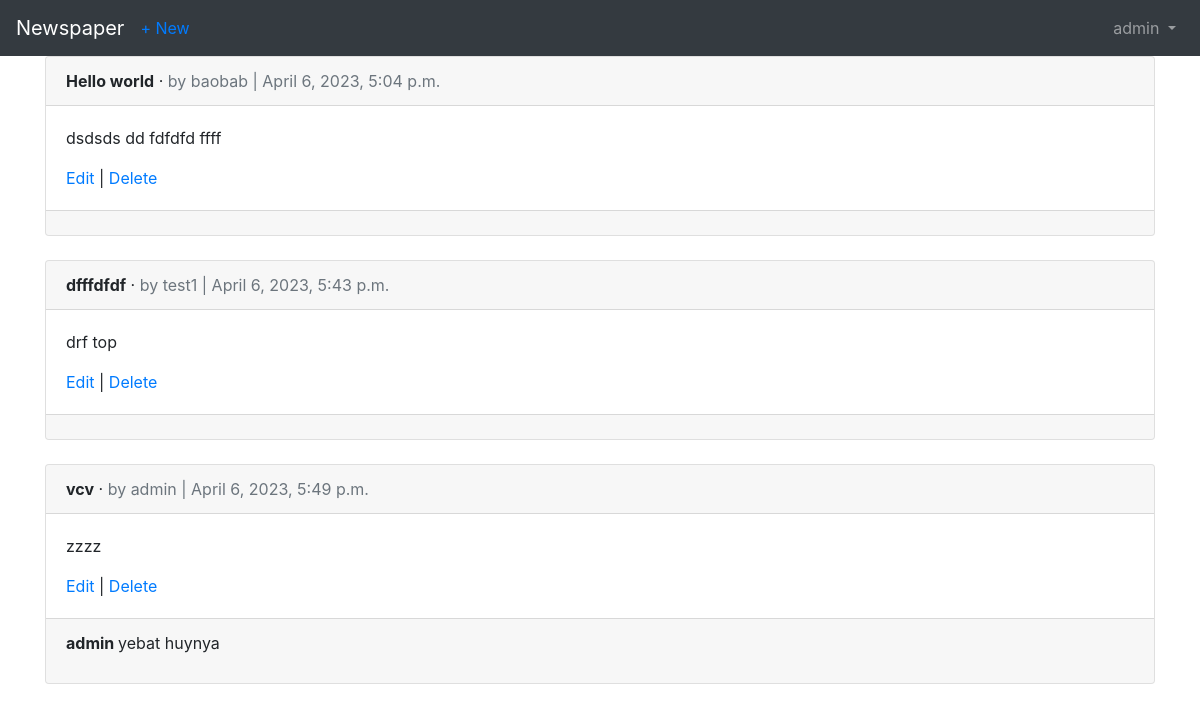
/articles/ (signed in), run on the app's committed database.
### accounts/models.py (models this page shows)
class CustomUser(AbstractUser):
	age = models.PositiveIntegerField(null=True, blank=True)

### articles/models.py (models this page shows, shortened)
class Article(models.Model):
	title = models.CharField(max_length=255)
	body = models.TextField()
	date = models.DateTimeField(auto_now_add=True)
	author = models.ForeignKey(
		get_user_model(),
		on_delete=models.CASCADE,
	)

class Comment(models.Model):
	article = models.ForeignKey(
		Article,
		on_delete=models.CASCADE,
		related_name='comments',
	)
	comment = models.CharField(max_length=140)
	author = models.ForeignKey(
		get_user_model(),
		on_delete=models.CASCADE,
	)
	def __str__(self):
		return self.comment

### articles/views.py (the view)
# urls.py: path('', ArticleListView.as_view(), name='article_list'),
class ArticleListView(LoginRequiredMixin, ListView):
	model = Article
	template_name = 'articles/article_list.html'

### templates/articles/article_list.html (shortened to what this page needs)
{% extends 'base.html' %}
{% block content %}
	{% for article in object_list %}
		<div class="card">
			<div class="card-header">
				<span class="font-weight-bold">{{ article.title }}</span> &middot;
				<span class="text-muted">by {{ article.author }} |
				{{ article.date }}</span>
				</div>
				<div class="card-body">
					<p>{{ article.body }}</p>
					<a href="{% url 'article_edit' article.pk %}">Edit</a> |
					<a href="{% url 'article_delete' article.pk %}">Delete</a>
				</div>
				<div class="card-footer">
				{% for comment in article.comments.all %}
					<p>
						<span class="font-weight-bold">
						{{ comment.author }}		</span>
						{{ comment }}
					</p>
				{% endfor %}
			</div>
		</div>
		<br />
	{% endfor %}
{% endblock content %}

### templates/base.html (shortened to what this page needs)
<!DOCTYPE html>
<html>
<head>
	<link rel="stylesheet" href="https://cdn.jsdelivr.net/npm/bootstrap@4.5.3/dist/css/bootstrap.min.css">
</head>
<body>
	<nav class="navbar navbar-expand-lg navbar-dark bg-dark">
		<a class="navbar-brand" href="{% url 'home' %}">Newspaper</a>
		{% if user.is_authenticated %}
			<ul class="navbar-nav mr-auto">
				<li class="nav-item">
					<a href="{% url 'article_new' %}">+ New</a>
				</li>
			</ul>
		{% endif %}
		<div class="collapse navbar-collapse" id="navbarSupportedContent">
			{% if user.is_authenticated %}
				<ul class="navbar-nav ml-auto">
					<li class="nav-item">
						<a class="nav-link dropdown-toggle" href="#"
						id="navbarDropdown" role="button" data-toggle="dropdown"
						aria-haspopup="true" aria-expanded="false">
							{{ user.username }}
						</a>
					</li>
				</ul>
			{% endif %}
		</div>
	</nav>
	<main>
		<div class="container">
		{% block content %}
		{% endblock content %}
		</div>
	</main>
</body>
</html>

### data on the page
CustomUser: username "admin"
Article: title "Hello world", author "baobab", date "April 6, 2023, 5:04 p.m.", body "dsdsds dd fdfdfd ffff"
Article: title "dfffdfdf", author "test1", date "April 6, 2023, 5:43 p.m.", body "drf top"
Article: title "vcv", author "admin", date "April 6, 2023, 5:49 p.m.", body "zzzz"
Comment: author "admin", comment "yebat huynya"
